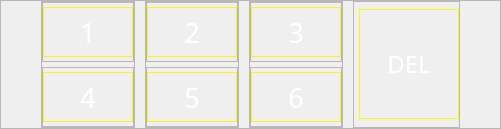
              <widget class="QFrame" name="frame_6">
               <property name="maximumSize">
                <size>
                 <width>16777215</width>
                 <height>16777215</height>
                </size>
               </property>
               <property name="frameShape">
                <enum>QFrame::StyledPanel</enum>
               </property>
               <property name="frameShadow">
                <enum>QFrame::Raised</enum>
               </property>
               <layout class="QHBoxLayout" name="horizontalLayout_6">
                <property name="spacing">
                 <number>10</number>
                </property>
                <property name="leftMargin">
                 <number>0</number>
                </property>
                <property name="topMargin">
                 <number>0</number>
                </property>
                <property name="rightMargin">
                 <number>0</number>
                </property>
                <property name="bottomMargin">
                 <number>0</number>
                </property>
                <item>
                 <spacer name="horizontalSpacer_4">
                  <property name="orientation">
                   <enum>Qt::Horizontal</enum>
                  </property>
                  <property name="sizeHint" stdset="0">
                   <size>
                    <width>40</width>
                    <height>20</height>
                   </size>
                  </property>
                 </spacer>
                </item>
                <item>
                 <widget class="QFrame" name="frame_8">
                  <property name="minimumSize">
                   <size>
                    <width>0</width>
                    <height>0</height>
                   </size>
                  </property>
                  <property name="frameShape">
                   <enum>QFrame::StyledPanel</enum>
                  </property>
                  <property name="frameShadow">
                   <enum>QFrame::Raised</enum>
                  </property>
                  <layout class="QVBoxLayout" name="verticalLayout">
                   <property name="spacing">
                    <number>5</number>
                   </property>
                   <property name="leftMargin">
                    <number>0</number>
                   </property>
                   <property name="topMargin">
                    <number>0</number>
                   </property>
                   <property name="rightMargin">
                    <number>0</number>
                   </property>
                   <property name="bottomMargin">
                    <number>0</number>
                   </property>
                   <item alignment="Qt::AlignHCenter">
                    <widget class="QFrame" name="frame_12">
                     <property name="minimumSize">
                      <size>
                       <width>0</width>
                       <height>60</height>
                      </size>
                     </property>
                     <property name="maximumSize">
                      <size>
                       <width>16777215</width>
                       <height>16777215</height>
                      </size>
                     </property>
                     <property name="frameShape">
                      <enum>QFrame::StyledPanel</enum>
                     </property>
                     <property name="frameShadow">
                      <enum>QFrame::Raised</enum>
                     </property>
                     <layout class="QHBoxLayout" name="horizontalLayout_2">
                      <property name="spacing">
                       <number>0</number>
                      </property>
                      <property name="leftMargin">
                       <number>0</number>
                      </property>
                      <property name="topMargin">
                       <number>0</number>
                      </property>
                      <property name="rightMargin">
                       <number>0</number>
                      </property>
                      <property name="bottomMargin">
                       <number>0</number>
                      </property>
                      <item>
                       <widget class="QPushButton" name="bt1">
                        <property name="minimumSize">
                         <size>
                          <width>90</width>
                          <height>50</height>
                         </size>
                        </property>
                        <property name="maximumSize">
                         <size>
                          <width>16777215</width>
                          <height>16777215</height>
                         </size>
                        </property>
                        <property name="font">
                         <font>
                          <family>Orbitron</family>
                          <pointsize>20</pointsize>
                         </font>
                        </property>
                        <property name="styleSheet">
                         <string notr="true">QPushButton{
	border: 1px solid;
	border-color : rgb(255, 247, 1);
	color: rgb(255, 255, 255);
}
QPushButton:pressed{
	background-color: rgb(98, 91, 41);
}
</string>
                        </property>
                        <property name="text">
                         <string>1</string>
                        </property>
                       </widget>
                      </item>
                     </layout>
                    </widget>
                   </item>
                   <item alignment="Qt::AlignHCenter">
                    <widget class="QFrame" name="frame_13">
                     <property name="minimumSize">
                      <size>
                       <width>0</width>
                       <height>60</height>
                      </size>
                     </property>
                     <property name="maximumSize">
                      <size>
                       <width>16777215</width>
                       <height>16777215</height>
                      </size>
                     </property>
                     <property name="frameShape">
                      <enum>QFrame::StyledPanel</enum>
                     </property>
                     <property name="frameShadow">
                      <enum>QFrame::Raised</enum>
                     </property>
                     <layout class="QHBoxLayout" name="horizontalLayout_12">
                      <property name="spacing">
                       <number>0</number>
                      </property>
                      <property name="leftMargin">
                       <number>0</number>
                      </property>
                      <property name="topMargin">
                       <number>0</number>
                      </property>
                      <property name="rightMargin">
                       <number>0</number>
                      </property>
                      <property name="bottomMargin">
                       <number>0</number>
                      </property>
                      <item>
                       <widget class="QPushButton" name="bt4">
                        <property name="minimumSize">
                         <size>
                          <width>90</width>
                          <height>50</height>
                         </size>
                        </property>
                        <property name="maximumSize">
                         <size>
                          <width>16777215</width>
                          <height>16777215</height>
                         </size>
                        </property>
                        <property name="font">
                         <font>
                          <family>Orbitron</family>
                          <pointsize>20</pointsize>
                         </font>
                        </property>
                        <property name="styleSheet">
                         <string notr="true">QPushButton{
	border: 1px solid;
	border-color : rgb(255, 247, 1);
	color: rgb(255, 255, 255);
}
QPushButton:pressed{
	background-color: rgb(98, 91, 41);
}
</string>
                        </property>
                        <property name="text">
                         <string>4</string>
                        </property>
                       </widget>
                      </item>
                     </layout>
                    </widget>
                   </item>
                  </layout>
                 </widget>
                </item>
                <item alignment="Qt::AlignHCenter">
                 <widget class="QFrame" name="frame_9">
                  <property name="frameShape">
                   <enum>QFrame::StyledPanel</enum>
                  </property>
                  <property name="frameShadow">
                   <enum>QFrame::Raised</enum>
                  </property>
                  <layout class="QVBoxLayout" name="verticalLayout_4">
                   <property name="spacing">
                    <number>5</number>
                   </property>
                   <property name="leftMargin">
                    <number>0</number>
                   </property>
                   <property name="topMargin">
                    <number>0</number>
                   </property>
                   <property name="rightMargin">
                    <number>0</number>
                   </property>
                   <property name="bottomMargin">
                    <number>0</number>
                   </property>
                   <item>
                    <widget class="QFrame" name="frame_14">
                     <property name="minimumSize">
                      <size>
                       <width>0</width>
                       <height>60</height>
                      </size>
                     </property>
                     <property name="maximumSize">
                      <size>
                       <width>16777215</width>
                       <height>16777215</height>
                      </size>
                     </property>
                     <property name="frameShape">
                      <enum>QFrame::StyledPanel</enum>
                     </property>
                     <property name="frameShadow">
                      <enum>QFrame::Raised</enum>
                     </property>
                     <layout class="QHBoxLayout" name="horizontalLayout_16">
                      <property name="spacing">
                       <number>0</number>
                      </property>
                      <property name="leftMargin">
                       <number>0</number>
                      </property>
                      <property name="topMargin">
                       <number>0</number>
                      </property>
                      <property name="rightMargin">
                       <number>0</number>
                      </property>
                      <property name="bottomMargin">
                       <number>0</number>
                      </property>
                      <item alignment="Qt::AlignHCenter">
                       <widget class="QPushButton" name="bt2">
                        <property name="minimumSize">
                         <size>
                          <width>90</width>
                          <height>50</height>
                         </size>
                        </property>
                        <property name="maximumSize">
                         <size>
                          <width>16777215</width>
                          <height>16777215</height>
                         </size>
                        </property>
                        <property name="font">
                         <font>
                          <family>Orbitron</family>
                          <pointsize>20</pointsize>
                         </font>
                        </property>
                        <property name="styleSheet">
                         <string notr="true">QPushButton{
	border: 1px solid;
	border-color : rgb(255, 247, 1);
	color: rgb(255, 255, 255);
}
QPushButton:pressed{
	background-color: rgb(98, 91, 41);
}
</string>
                        </property>
                        <property name="text">
                         <string>2</string>
                        </property>
                       </widget>
                      </item>
                     </layout>
                    </widget>
                   </item>
                   <item>
                    <widget class="QFrame" name="frame_15">
                     <property name="minimumSize">
                      <size>
                       <width>0</width>
                       <height>60</height>
                      </size>
                     </property>
                     <property name="maximumSize">
                      <size>
                       <width>16777215</width>
                       <height>16777215</height>
                      </size>
                     </property>
                     <property name="frameShape">
                      <enum>QFrame::StyledPanel</enum>
                     </property>
                     <property name="frameShadow">
                      <enum>QFrame::Raised</enum>
                     </property>
                     <layout class="QHBoxLayout" name="horizontalLayout_3">
                      <property name="spacing">
                       <number>0</number>
                      </property>
                      <property name="leftMargin">
                       <number>0</number>
                      </property>
                      <property name="topMargin">
                       <number>0</number>
                      </property>
                      <property name="rightMargin">
                       <number>0</number>
                      </property>
                      <property name="bottomMargin">
                       <number>0</number>
                      </property>
                      <item>
                       <widget class="QPushButton" name="bt5">
                        <property name="minimumSize">
                         <size>
                          <width>90</width>
                          <height>50</height>
                         </size>
                        </property>
                        <property name="maximumSize">
                         <size>
                          <width>16777215</width>
                          <height>16777215</height>
                         </size>
                        </property>
                        <property name="font">
                         <font>
                          <family>Orbitron</family>
                          <pointsize>20</pointsize>
                         </font>
                        </property>
                        <property name="styleSheet">
                         <string notr="true">QPushButton{
	border: 1px solid;
	border-color : rgb(255, 247, 1);
	color: rgb(255, 255, 255);
}
QPushButton:pressed{
	background-color: rgb(98, 91, 41);
}
</string>
                        </property>
                        <property name="text">
                         <string>5</string>
                        </property>
                       </widget>
                      </item>
                     </layout>
                    </widget>
                   </item>
                  </layout>
                 </widget>
                </item>
                <item alignment="Qt::AlignHCenter">
                 <widget class="QFrame" name="frame_10">
                  <property name="minimumSize">
                   <size>
                    <width>0</width>
                    <height>0</height>
                   </size>
                  </property>
                  <property name="maximumSize">
                   <size>
                    <width>16777215</width>
                    <height>16777215</height>
                   </size>
                  </property>
                  <property name="frameShape">
                   <enum>QFrame::StyledPanel</enum>
                  </property>
                  <property name="frameShadow">
                   <enum>QFrame::Raised</enum>
                  </property>
                  <layout class="QVBoxLayout" name="verticalLayout_3">
                   <property name="spacing">
                    <number>5</number>
                   </property>
                   <property name="leftMargin">
                    <number>0</number>
                   </property>
                   <property name="topMargin">
                    <number>0</number>
                   </property>
                   <property name="rightMargin">
                    <number>0</number>
                   </property>
                   <property name="bottomMargin">
                    <number>0</number>
                   </property>
                   <item>
                    <widget class="QFrame" name="frame_16">
                     <property name="minimumSize">
                      <size>
                       <width>0</width>
                       <height>60</height>
                      </size>
                     </property>
                     <property name="maximumSize">
                      <size>
                       <width>16777215</width>
                       <height>16777215</height>
                      </size>
                     </property>
                     <property name="frameShape">
                      <enum>QFrame::StyledPanel</enum>
                     </property>
                     <property name="frameShadow">
                      <enum>QFrame::Raised</enum>
                     </property>
                     <layout class="QHBoxLayout" name="horizontalLayout_5">
                      <property name="spacing">
                       <number>0</number>
                      </property>
                      <property name="leftMargin">
                       <number>0</number>
                      </property>
                      <property name="topMargin">
                       <number>0</number>
                      </property>
                      <property name="rightMargin">
                       <number>0</number>
                      </property>
                      <property name="bottomMargin">
                       <number>0</number>
                      </property>
                      <item>
                       <widget class="QPushButton" name="bt3">
                        <property name="minimumSize">
                         <size>
                          <width>90</width>
                          <height>50</height>
                         </size>
                        </property>
                        <property name="maximumSize">
                         <size>
                          <width>90</width>
                          <height>50</height>
                         </size>
                        </property>
                        <property name="font">
                         <font>
                          <family>Orbitron</family>
                          <pointsize>20</pointsize>
                         </font>
                        </property>
                        <property name="styleSheet">
                         <string notr="true">QPushButton{
	border: 1px solid;
	border-color : rgb(255, 247, 1);
	color: rgb(255, 255, 255);
}
QPushButton:pressed{
	background-color: rgb(98, 91, 41);
}
</string>
                        </property>
                        <property name="text">
                         <string>3</string>
                        </property>
                       </widget>
                      </item>
                     </layout>
                    </widget>
                   </item>
                   <item>
                    <widget class="QFrame" name="frame_17">
                     <property name="minimumSize">
                      <size>
                       <width>0</width>
                       <height>60</height>
                      </size>
                     </property>
                     <property name="maximumSize">
                      <size>
                       <width>16777215</width>
                       <height>16777215</height>
                      </size>
                     </property>
                     <property name="frameShape">
                      <enum>QFrame::StyledPanel</enum>
                     </property>
                     <property name="frameShadow">
                      <enum>QFrame::Raised</enum>
                     </property>
                     <layout class="QHBoxLayout" name="horizontalLayout_4">
                      <property name="spacing">
                       <number>0</number>
                      </property>
                      <property name="leftMargin">
                       <number>0</number>
                      </property>
                      <property name="topMargin">
                       <number>0</number>
                      </property>
                      <property name="rightMargin">
                       <number>0</number>
                      </property>
                      <property name="bottomMargin">
                       <number>0</number>
                      </property>
                      <item>
                       <widget class="QPushButton" name="bt6">
                        <property name="minimumSize">
                         <size>
                          <width>90</width>
                          <height>50</height>
                         </size>
                        </property>
                        <property name="maximumSize">
                         <size>
                          <width>16777215</width>
                          <height>16777215</height>
                         </size>
                        </property>
                        <property name="font">
                         <font>
                          <family>Orbitron</family>
                          <pointsize>20</pointsize>
                         </font>
                        </property>
                        <property name="styleSheet">
                         <string notr="true">QPushButton{
	border: 1px solid;
	border-color : rgb(255, 247, 1);
	color: rgb(255, 255, 255);
}
QPushButton:pressed{
	background-color: rgb(98, 91, 41);
}
</string>
                        </property>
                        <property name="text">
                         <string>6</string>
                        </property>
                       </widget>
                      </item>
                     </layout>
                    </widget>
                   </item>
                  </layout>
                 </widget>
                </item>
                <item alignment="Qt::AlignHCenter">
                 <widget class="QFrame" name="frame_11">
                  <property name="maximumSize">
                   <size>
                    <width>16777215</width>
                    <height>16777215</height>
                   </size>
                  </property>
                  <property name="frameShape">
                   <enum>QFrame::StyledPanel</enum>
                  </property>
                  <property name="frameShadow">
                   <enum>QFrame::Raised</enum>
                  </property>
                  <layout class="QVBoxLayout" name="verticalLayout_5">
                   <property name="spacing">
                    <number>5</number>
                   </property>
                   <property name="leftMargin">
                    <number>5</number>
                   </property>
                   <property name="topMargin">
                    <number>0</number>
                   </property>
                   <property name="rightMargin">
                    <number>0</number>
                   </property>
                   <property name="bottomMargin">
                    <number>0</number>
                   </property>
                   <item alignment="Qt::AlignHCenter">
                    <widget class="QPushButton" name="btDel">
                     <property name="minimumSize">
                      <size>
                       <width>100</width>
                       <height>110</height>
                      </size>
                     </property>
                     <property name="maximumSize">
                      <size>
                       <width>16777215</width>
                       <height>16777215</height>
                      </size>
                     </property>
                     <property name="font">
                      <font>
                       <family>Orbitron</family>
                       <pointsize>18</pointsize>
                      </font>
                     </property>
                     <property name="styleSheet">
                      <string notr="true">QPushButton{
	border: 1px solid;
	border-color : rgb(255, 247, 1);
	color: rgb(255, 255, 255);
}
QPushButton:pressed{
	background-color: rgb(98, 91, 41);
}
</string>
                     </property>
                     <property name="text">
                      <string>DEL</string>
                     </property>
                    </widget>
                   </item>
                  </layout>
                 </widget>
                </item>
                <item>
                 <spacer name="horizontalSpacer_5">
                  <property name="orientation">
                   <enum>Qt::Horizontal</enum>
                  </property>
                  <property name="sizeHint" stdset="0">
                   <size>
                    <width>40</width>
                    <height>20</height>
                   </size>
                  </property>
                 </spacer>
                </item>
               </layout>
              </widget>
